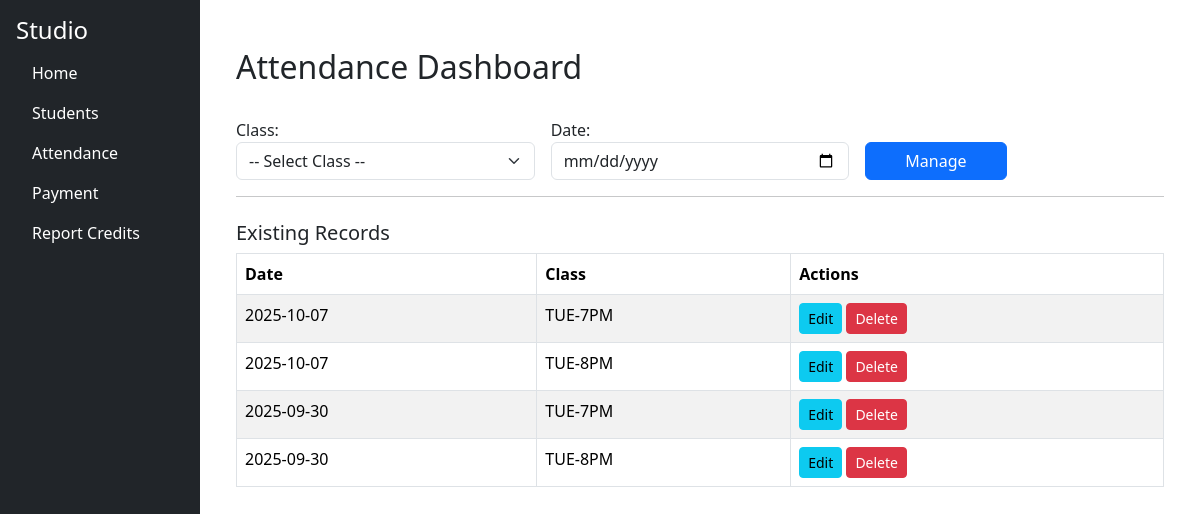
The app's page /attendance/attendance with its own data.
### tables this page shows
CREATE TABLE class_names (
        id INTEGER PRIMARY KEY AUTOINCREMENT,
        name TEXT UNIQUE NOT NULL
    );

### studio/attendance/routes/attendance_routes.py (the view)
@attendance_bp.route("/attendance", methods=["GET", "POST"])
def attendance_dashboard():
    conn = get_connection()
    cur = conn.cursor()
    cur.execute("SELECT id, name FROM class_names ORDER BY name")
    classes = cur.fetchall()
    cur.execute("SELECT DISTINCT attendance_date FROM attendance ORDER BY attendance_date DESC")
    dates = [row[0] for row in cur.fetchall()]
    conn.close()
    return render_template("attendance_list.html", classes=classes, dates=dates)

### studio/db/db.py (called while the page is built)
def get_connection():
    conn = sqlite3.connect(DB_PATH)
    conn.row_factory = sqlite3.Row
    return conn

### studio/attendance/templates/attendance_list.html (shortened to what this page needs)
{% extends "base.html" %}
{% block content %}
<div class="container mt-4">
  <h2>Attendance Dashboard</h2>
  <form method="get" action="{{ url_for('attendance_bp.manage_attendance') }}" class="row g-3 mt-3">
    <div class="col-md-4">
      <label>Class:</label>
      <select name="class_id" class="form-select" required>
        <option value="">-- Select Class --</option>
      </select>
    </div>
    <div class="col-md-4">
      <label>Date:</label>
      <input type="date" name="attendance_date" class="form-control" required>
    </div>
    <div class="col-md-2 align-self-end">
      <button type="submit" class="btn btn-primary w-100">Manage</button>
    </div>
  </form>
  <hr>
  <h5 class="mt-4">Existing Records</h5>
  <table id="attendanceTable" class="table table-bordered table-striped">
    <thead>
      <tr>
        <th>Date</th>
        <th>Class</th>
        <th>Actions</th>
      </tr>
    </thead>
    <tbody>
      {% for d in dates %}
      {% for c in classes %}
      <tr>
        <td>{{ d }}</td>
        <td>{{ c[1] }}</td>
        <td>
          <a href="{{ url_for('attendance_bp.manage_attendance', class_id=c[0], attendance_date=d) }}" class="btn btn-sm btn-info">Edit</a>
          <form method="post" action="{{ url_for('attendance_bp.delete_attendance') }}" style="display:inline;">
            <button type="submit" class="btn btn-sm btn-danger">Delete</button>
          </form>
        </td>
      </tr>
      {% endfor %}
      {% endfor %}
    </tbody>
  </table>
</div>
{% endblock %}

### records on screen
class_names: d "2025-10-07", name "TUE-7PM", d "2025-09-30"
class_names: d "2025-10-07", name "TUE-8PM", d "2025-09-30"
